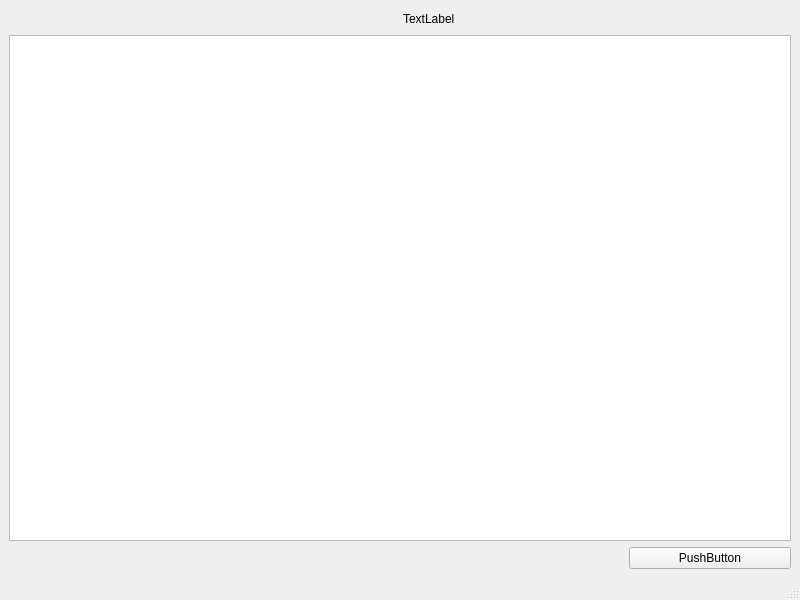
<?xml version="1.0" encoding="UTF-8"?>
<ui version="4.0">
 <class>SingleInvProjAnalysisResults</class>
 <widget class="QMainWindow" name="SingleInvProjAnalysisResults">
  <property name="geometry">
   <rect>
    <x>0</x>
    <y>0</y>
    <width>800</width>
    <height>600</height>
   </rect>
  </property>
  <property name="windowTitle">
   <string>MainWindow</string>
  </property>
  <widget class="QWidget" name="centralwidget">
   <layout class="QGridLayout" name="gridLayout">
    <item row="0" column="0">
     <spacer name="horizontalSpacer">
      <property name="orientation">
       <enum>Qt::Horizontal</enum>
      </property>
      <property name="sizeHint" stdset="0">
       <size>
        <width>388</width>
        <height>20</height>
       </size>
      </property>
     </spacer>
    </item>
    <item row="0" column="1">
     <widget class="QLabel" name="singleInvProjResLabel">
      <property name="text">
       <string>TextLabel</string>
      </property>
     </widget>
    </item>
    <item row="0" column="2" colspan="2">
     <spacer name="horizontalSpacer_2">
      <property name="orientation">
       <enum>Qt::Horizontal</enum>
      </property>
      <property name="sizeHint" stdset="0">
       <size>
        <width>330</width>
        <height>20</height>
       </size>
      </property>
     </spacer>
    </item>
    <item row="1" column="0" colspan="4">
     <widget class="QTableWidget" name="singleInvProjResTableWidget"/>
    </item>
    <item row="2" column="0" colspan="3">
     <spacer name="horizontalSpacer_3">
      <property name="orientation">
       <enum>Qt::Horizontal</enum>
      </property>
      <property name="sizeHint" stdset="0">
       <size>
        <width>610</width>
        <height>20</height>
       </size>
      </property>
     </spacer>
    </item>
    <item row="2" column="3">
     <widget class="QPushButton" name="toInputModulePushButton">
      <property name="text">
       <string>PushButton</string>
      </property>
     </widget>
    </item>
   </layout>
  </widget>
  <widget class="QMenuBar" name="menubar">
   <property name="geometry">
    <rect>
     <x>0</x>
     <y>0</y>
     <width>800</width>
     <height>21</height>
    </rect>
   </property>
  </widget>
  <widget class="QStatusBar" name="statusbar"/>
 </widget>
 <resources/>
 <connections/>
</ui>
